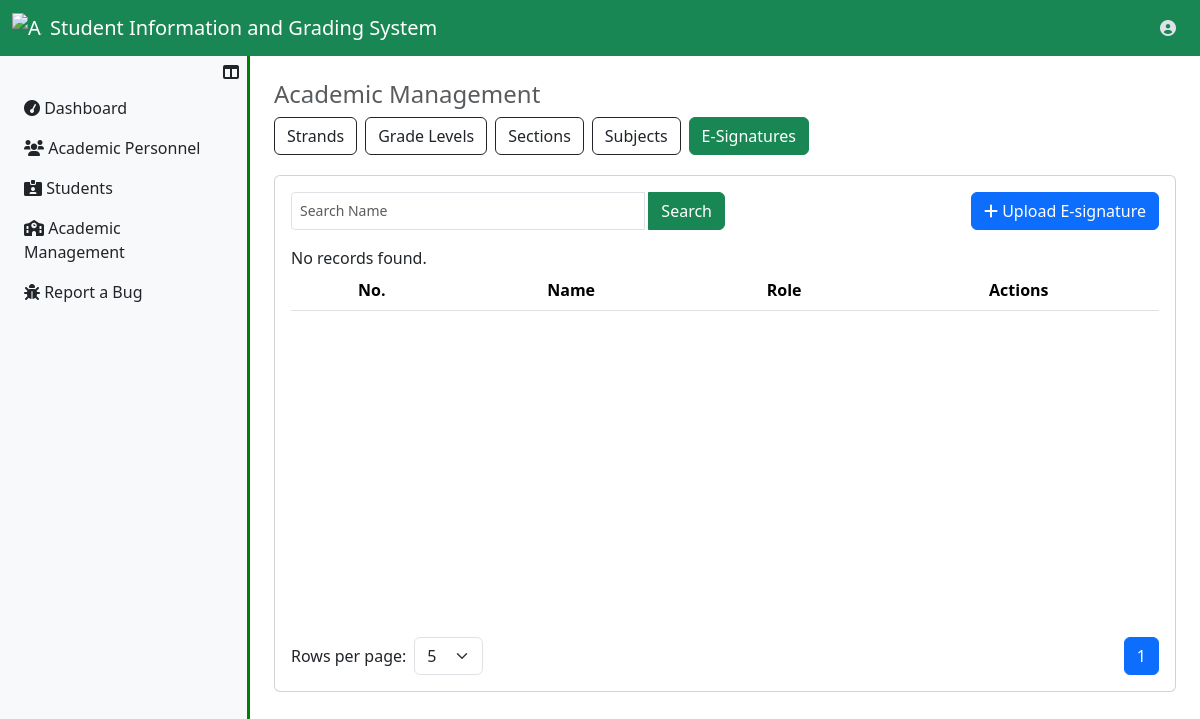
The app's page /UserRegistrar/e_sigs.php (signed in), older data.
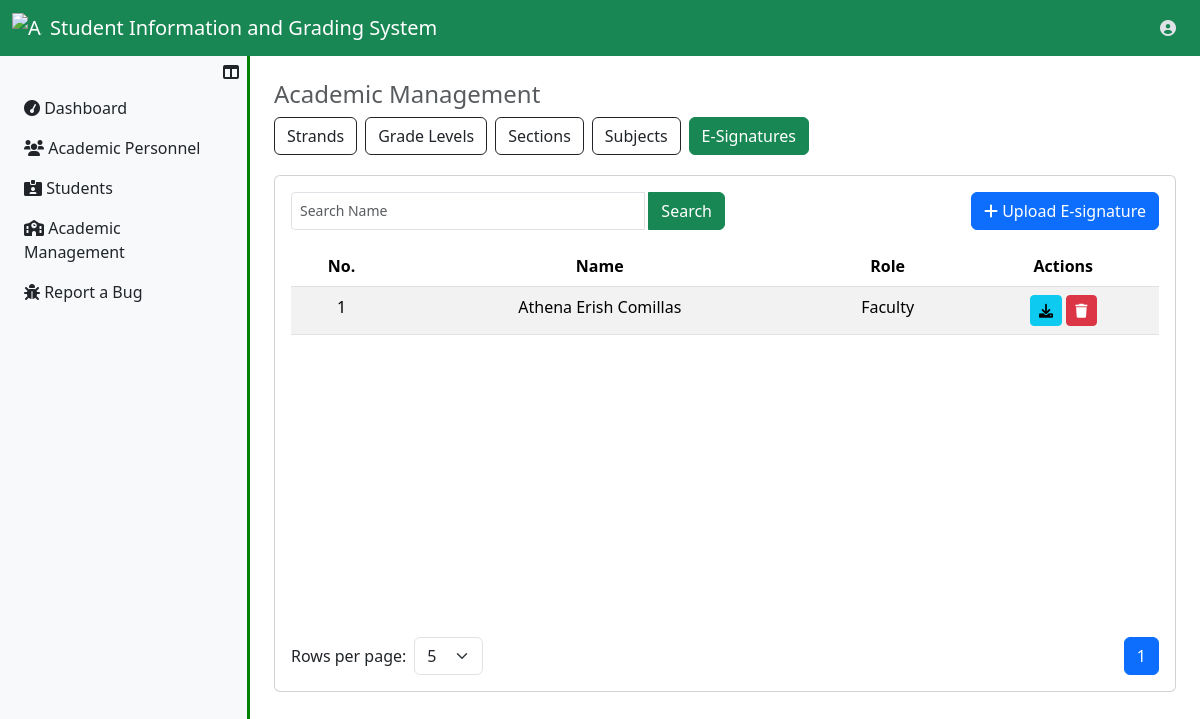
The same page, newer data.
### tables this page shows
CREATE TABLE `e_sigs_tbl` (
  `signature_id` int(11) NOT NULL,
  `owner_name` varchar(250) NOT NULL,
  `owner_signature` varchar(250) NOT NULL,
  `owner_role` enum('Faculty','Registrar') DEFAULT NULL,
  `insrt_ts` datetime NOT NULL DEFAULT current_timestamp(),
  `updt_ts` datetime DEFAULT NULL
);

### UserRegistrar/e_sigs.php (the view, shortened to what the changed rows need)
<?php
  include ("../server_connection/db_connect.php");
?>
<!DOCTYPE html>
<html lang="en">
<head>
    <link rel="stylesheet" href="../../Bootstrap/css/bootstrap.min.css">
    <link rel="stylesheet" href="https://cdnjs.cloudflare.com/ajax/libs/font-awesome/6.0.0-beta3/css/all.min.css">
</head>
<body>
    <?php include '../Assets/components/RegistrarNavbar.php'; ?>
    <div class="d-flex">
        <?php include '../Assets/components/RegistrarSidebar.php'; ?>
        <div class="content p-4 flex-grow-1">
            <div class="card table-container">
                <div class="card-body">
                    <div class="table-responsive">
                        <table class="table table-striped" id="studentsTable">
                            <thead align="center">
                                <tr>
                                    <th>No.</th>
                                    <th>Name</th>
                                    <th>Role</th>
                                    <th>Actions</th>
                                </tr>
                            </thead>
                            <tbody id="tableBody" align="center">
                                <?php
                                    $sql = "SELECT * FROM e_sigs_tbl";
                                    try
                                    {
                                        $result=$conn->prepare($sql);
                                        $result->execute();
                                        if($result->rowcount()>0)
                                        {
                                            $i=1;
                                            while($row=$result->fetch(PDO::FETCH_ASSOC))
                                            {
                                                echo "
                                                    <tr>
                                                        <td class='text-center'>{$i} </td>
                                                        <td class='text-center'>{$row["owner_name"]}</td>
                                                        <td class='text-center'>{$row["owner_role"]}</td>
                                                        <td>";
                                                        ?>
                                                            <a href="../Assets/img/signatures/<?php echo $row['owner_signature']; ?>"
                                                                class="btn btn-info btn-sm"
                                                                download="<?php echo $row['owner_name']; ?>_e_signature.png">
                                                                <i class="fas fa-download"></i>
                                                            </a>
                                                        <?php echo "
                                                            <a href='' class='btn btn-danger btn-sm delete-btn' data-id='{$row["signature_id"]}'>
                                                                <i class='fas fa-trash'></i>
                                                            </a>
                                                        </td>";
                                                        ?>
                                                    </tr>
                                                <?php
                                                $i++;
                                            }
                                        }
                                        else
                                        {
                                            echo "<tr><tdv colspan = '6'> No records found. </td></tr>";
                                        }
                                    }
                                    catch(Exception $e)
                                    {
                                        echo "Unexpected error has been occured!" . $e ->getMessage();
                                    }
                                ?>
                            </tbody>
                        </table>
                    </div>
                </div>
            </div>
        </div>
    </div>
</body>
</html>

Row changes from the older to the newer data that the page shows:
added e_sigs_tbl: owner_name "Athena Erish Comillas", owner_role "Faculty"
Text that changed along with them:
text no longer shown: "No records found."
